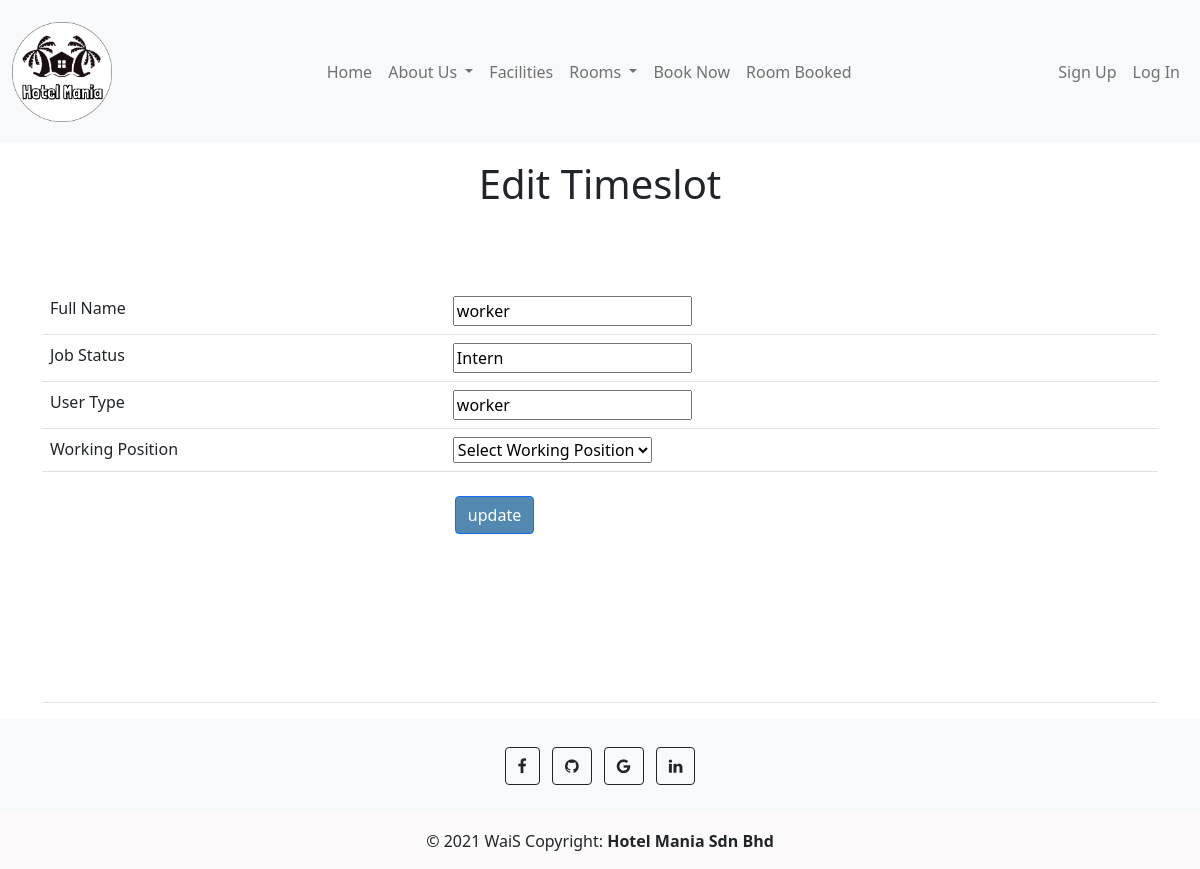
/editTimeslot.php?workerId=2, run on the app's committed database.
### tables this page shows
CREATE TABLE `workerdb` (
  `workerId` int(11) NOT NULL,
  `fullName` varchar(144) NOT NULL,
  `jobStatus` enum('Full Time','Part Time','Intern') NOT NULL,
  `userType` enum('worker','customer','manager') NOT NULL,
  `workPosition` enum('Cleaning Workers','Front Desk Workers') NOT NULL,
  `userId` int(11) NOT NULL
);

### backend/edit_timeslot_backend.php (called while the page is built, shortened)
<?php
include_once("product_db.php");
$crud = new product_db();
$workerId = $_GET['workerId'];
$result = $crud->getData("SELECT * FROM workerdb WHERE workerId = $workerId");
foreach ($result as $res) {
	$fullName = $res['fullName'];
	$jobStatus = $res['jobStatus'];
	$userType = $res['userType'];
}
?>

### backend/DBController.php (called while the page is built, shortened)
<?php
class DBController
{
    private $host = "localhost";
    private $user = "root";
    private $password = "";
    private $database = "hotel_mania";
    private static $conn;
    function __construct()
    {
        $this->conn = mysqli_connect($this->host, $this->user, $this->password, $this->database);
    }
    function getDBResult($query, $params = array())
    {
        $sql_statement = $this->conn->prepare($query);
        $sql_statement->execute();
        $result = $sql_statement->get_result();
        if ($result->num_rows > 0) {
            while ($row = $result->fetch_assoc()) {
                $resultset[] = $row;
            }
        }
        if (! empty($resultset)) {
            return $resultset;
        }
    }
}

### backend/product_db.php (called while the page is built, shortened)
<?php
require_once "DBController.php";
class product_db extends DBController{
    public function getData($query)
	{
        $productResult = $this->getDBResult($query);
        return $productResult;
	}
}
?>

### editTimeslot.php (the view, shortened to what this page needs)
<?php include_once 'backend/edit_timeslot_backend.php';?>
<?php require_once 'backend/editaction.php';?>
<!DOCTYPE html>
<html lang="en">
<head>
    <link href="https://cdn.jsdelivr.net/npm/bootstrap@5.1.1/dist/css/bootstrap.min.css" rel="stylesheet">
    <link rel="stylesheet" href="https://cdn.jsdelivr.net/npm/bootstrap-icons@1.6.0/font/bootstrap-icons.css">
    <link href="css/timeslot.css" type="text/css" rel="stylesheet" />
</head>
<?php include 'include_php/header.php';?>
<div class= "container form2">
	<form method="post">
		<table class="table">
        <h1 class="titleName">Edit Timeslot</h1>
			<tr>
				<td>Full Name</td>
				<td><input type="text" name="fullName" value="<?php echo $fullName;?>"></td>
			</tr>
			<tr>
				<td>Job Status</td>
				<td><input type="text" name="jobStatus" value="<?php echo $jobStatus;?>"></td>
			</tr>
			<tr>
				<td>User Type</td>
				<td><input type="text" name="userType" value="<?php echo $userType;?>"></td>
			</tr>
            <tr>
            <td>Working Position</td>
            <td>
                <select id="ddlselect" name="ddlselect" required>
                    <option value="" selected disabled>Select Working Position</option>
                </select>
            </td>
			</tr>
			<tr>
				<td><input type="hidden" name="workerId" value=<?php echo $_GET['workerId'];?>></td>
				<td><input id="Button" type="submit" value="update" name="update" class="btn btn-primary submitbtn"></td>
			</tr>
		</table>
	</form>
</div>
<body>
<?php include 'include_php/footer.php';?>
</body>
</html>

### css/timeslot.css (style rules this page uses)
html body { padding-top: 10em; }
.submitbtn { margin-bottom: 10em; margin-top: 1em; background-color: #5389B1 !important; color: white; border: 0; padding: 3px 10px; color: #ffffff; margin-left: 2px; border-radius: 2px; cursor:pointer; }
.titleName { text-align:center; margin-bottom: 2em; }

### data on the page
workerdb: fullName "worker", jobStatus "Intern", userType "worker"
